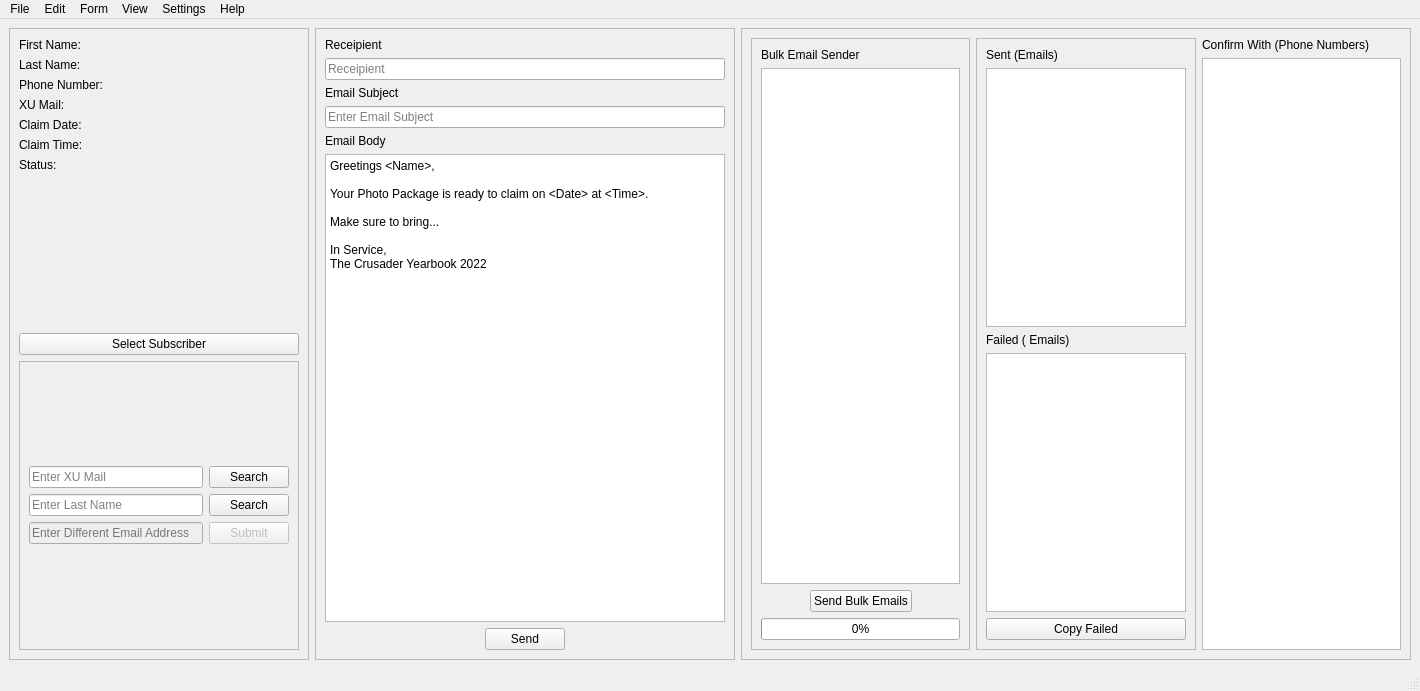
<?xml version="1.0" encoding="UTF-8"?>
<ui version="4.0">
 <class>MainWindow</class>
 <widget class="QMainWindow" name="MainWindow">
  <property name="geometry">
   <rect>
    <x>0</x>
    <y>0</y>
    <width>1420</width>
    <height>691</height>
   </rect>
  </property>
  <property name="minimumSize">
   <size>
    <width>1420</width>
    <height>691</height>
   </size>
  </property>
  <property name="windowTitle">
   <string>MainWindow</string>
  </property>
  <widget class="QWidget" name="centralwidget">
   <layout class="QHBoxLayout" name="horizontalLayout_2">
    <item>
     <layout class="QGridLayout" name="gridLayout_3">
      <item row="0" column="0">
       <widget class="QFrame" name="frame_2">
        <property name="minimumSize">
         <size>
          <width>300</width>
          <height>0</height>
         </size>
        </property>
        <property name="frameShape">
         <enum>QFrame::StyledPanel</enum>
        </property>
        <property name="frameShadow">
         <enum>QFrame::Raised</enum>
        </property>
        <layout class="QVBoxLayout" name="verticalLayout_2">
         <item>
          <layout class="QFormLayout" name="formLayout_2">
           <item row="0" column="0">
            <widget class="QLabel" name="fNameLabel">
             <property name="text">
              <string>First Name: </string>
             </property>
            </widget>
           </item>
           <item row="0" column="1">
            <widget class="QLabel" name="fName">
             <property name="autoFillBackground">
              <bool>true</bool>
             </property>
             <property name="text">
              <string/>
             </property>
            </widget>
           </item>
           <item row="1" column="0">
            <widget class="QLabel" name="lNameLabel">
             <property name="text">
              <string>Last Name: </string>
             </property>
            </widget>
           </item>
           <item row="1" column="1">
            <widget class="QLabel" name="lName">
             <property name="text">
              <string/>
             </property>
            </widget>
           </item>
           <item row="2" column="0">
            <widget class="QLabel" name="pNumLabel">
             <property name="text">
              <string>Phone Number:</string>
             </property>
            </widget>
           </item>
           <item row="2" column="1">
            <widget class="QLabel" name="pNumber">
             <property name="text">
              <string/>
             </property>
            </widget>
           </item>
           <item row="3" column="0">
            <widget class="QLabel" name="mailLabel">
             <property name="text">
              <string>XU Mail: </string>
             </property>
            </widget>
           </item>
           <item row="3" column="1">
            <widget class="QLabel" name="xuMail">
             <property name="text">
              <string/>
             </property>
            </widget>
           </item>
           <item row="4" column="0">
            <widget class="QLabel" name="claimDateLabel">
             <property name="text">
              <string>Claim Date: </string>
             </property>
            </widget>
           </item>
           <item row="4" column="1">
            <widget class="QLabel" name="claimDate">
             <property name="text">
              <string/>
             </property>
            </widget>
           </item>
           <item row="5" column="0">
            <widget class="QLabel" name="claimTimeLabel">
             <property name="text">
              <string>Claim Time: </string>
             </property>
            </widget>
           </item>
           <item row="5" column="1">
            <widget class="QLabel" name="claimTime">
             <property name="text">
              <string/>
             </property>
            </widget>
           </item>
           <item row="6" column="0">
            <widget class="QLabel" name="statusLabel">
             <property name="text">
              <string>Status:</string>
             </property>
            </widget>
           </item>
           <item row="6" column="1">
            <widget class="QLabel" name="status">
             <property name="text">
              <string/>
             </property>
            </widget>
           </item>
          </layout>
         </item>
         <item>
          <widget class="QPushButton" name="selectSubButton">
           <property name="text">
            <string>Select Subscriber</string>
           </property>
          </widget>
         </item>
         <item>
          <widget class="QFrame" name="frame">
           <property name="frameShape">
            <enum>QFrame::StyledPanel</enum>
           </property>
           <property name="frameShadow">
            <enum>QFrame::Raised</enum>
           </property>
           <layout class="QVBoxLayout" name="verticalLayout_3">
            <item>
             <layout class="QGridLayout" name="gridLayout">
              <item row="0" column="0">
               <widget class="QLineEdit" name="xuMailLineEdit">
                <property name="sizePolicy">
                 <sizepolicy hsizetype="Preferred" vsizetype="Fixed">
                  <horstretch>0</horstretch>
                  <verstretch>0</verstretch>
                 </sizepolicy>
                </property>
                <property name="minimumSize">
                 <size>
                  <width>0</width>
                  <height>0</height>
                 </size>
                </property>
                <property name="placeholderText">
                 <string>Enter XU Mail</string>
                </property>
               </widget>
              </item>
              <item row="0" column="1">
               <widget class="QPushButton" name="xuMailButton">
                <property name="sizePolicy">
                 <sizepolicy hsizetype="Fixed" vsizetype="Fixed">
                  <horstretch>0</horstretch>
                  <verstretch>0</verstretch>
                 </sizepolicy>
                </property>
                <property name="text">
                 <string>Search</string>
                </property>
               </widget>
              </item>
              <item row="1" column="0">
               <widget class="QLineEdit" name="lNameLineEdit">
                <property name="sizePolicy">
                 <sizepolicy hsizetype="Preferred" vsizetype="Fixed">
                  <horstretch>0</horstretch>
                  <verstretch>0</verstretch>
                 </sizepolicy>
                </property>
                <property name="minimumSize">
                 <size>
                  <width>0</width>
                  <height>0</height>
                 </size>
                </property>
                <property name="placeholderText">
                 <string>Enter Last Name</string>
                </property>
               </widget>
              </item>
              <item row="1" column="1">
               <widget class="QPushButton" name="lNameButton">
                <property name="sizePolicy">
                 <sizepolicy hsizetype="Fixed" vsizetype="Fixed">
                  <horstretch>0</horstretch>
                  <verstretch>0</verstretch>
                 </sizepolicy>
                </property>
                <property name="text">
                 <string>Search</string>
                </property>
               </widget>
              </item>
              <item row="2" column="0">
               <widget class="QLineEdit" name="lineEdit_2">
                <property name="enabled">
                 <bool>false</bool>
                </property>
                <property name="sizePolicy">
                 <sizepolicy hsizetype="Preferred" vsizetype="Fixed">
                  <horstretch>0</horstretch>
                  <verstretch>0</verstretch>
                 </sizepolicy>
                </property>
                <property name="minimumSize">
                 <size>
                  <width>0</width>
                  <height>0</height>
                 </size>
                </property>
                <property name="placeholderText">
                 <string>Enter Different Email Address</string>
                </property>
               </widget>
              </item>
              <item row="2" column="1">
               <widget class="QPushButton" name="pushButton">
                <property name="enabled">
                 <bool>false</bool>
                </property>
                <property name="sizePolicy">
                 <sizepolicy hsizetype="Fixed" vsizetype="Fixed">
                  <horstretch>0</horstretch>
                  <verstretch>0</verstretch>
                 </sizepolicy>
                </property>
                <property name="text">
                 <string>Submit</string>
                </property>
               </widget>
              </item>
             </layout>
            </item>
           </layout>
          </widget>
         </item>
        </layout>
       </widget>
      </item>
     </layout>
    </item>
    <item>
     <widget class="QFrame" name="frame_3">
      <property name="frameShape">
       <enum>QFrame::StyledPanel</enum>
      </property>
      <property name="frameShadow">
       <enum>QFrame::Raised</enum>
      </property>
      <layout class="QHBoxLayout" name="horizontalLayout">
       <item>
        <layout class="QVBoxLayout" name="verticalLayout">
         <item>
          <widget class="QLabel" name="receipientLabel">
           <property name="text">
            <string>Receipient</string>
           </property>
          </widget>
         </item>
         <item>
          <widget class="QLineEdit" name="receipentLineEdit">
           <property name="placeholderText">
            <string>Receipient</string>
           </property>
          </widget>
         </item>
         <item>
          <widget class="QLabel" name="subjectLabel">
           <property name="text">
            <string>Email Subject</string>
           </property>
          </widget>
         </item>
         <item>
          <widget class="QLineEdit" name="subjectLineEdit">
           <property name="placeholderText">
            <string>Enter Email Subject</string>
           </property>
          </widget>
         </item>
         <item>
          <widget class="QLabel" name="bodyLabel">
           <property name="text">
            <string>Email Body</string>
           </property>
          </widget>
         </item>
         <item>
          <widget class="QTextEdit" name="emailBodyText">
           <property name="sizePolicy">
            <sizepolicy hsizetype="Minimum" vsizetype="Expanding">
             <horstretch>0</horstretch>
             <verstretch>0</verstretch>
            </sizepolicy>
           </property>
           <property name="minimumSize">
            <size>
             <width>400</width>
             <height>0</height>
            </size>
           </property>
           <property name="html">
            <string>&lt;!DOCTYPE HTML PUBLIC &quot;-//W3C//DTD HTML 4.0//EN&quot; &quot;http://www.w3.org/TR/REC-html40/strict.dtd&quot;&gt;
&lt;html&gt;&lt;head&gt;&lt;meta name=&quot;qrichtext&quot; content=&quot;1&quot; /&gt;&lt;style type=&quot;text/css&quot;&gt;
p, li { white-space: pre-wrap; }
&lt;/style&gt;&lt;/head&gt;&lt;body style=&quot; font-family:'Ubuntu'; font-size:10pt; font-weight:400; font-style:normal;&quot;&gt;
&lt;p style=&quot; margin-top:0px; margin-bottom:0px; margin-left:0px; margin-right:0px; -qt-block-indent:0; text-indent:0px;&quot;&gt;&lt;span style=&quot; font-family:'Sans Serif'; font-size:9pt;&quot;&gt;Greetings &amp;lt;Name&amp;gt;,&lt;/span&gt;&lt;/p&gt;
&lt;p style=&quot;-qt-paragraph-type:empty; margin-top:0px; margin-bottom:0px; margin-left:0px; margin-right:0px; -qt-block-indent:0; text-indent:0px; font-family:'Sans Serif'; font-size:9pt;&quot;&gt;&lt;br /&gt;&lt;/p&gt;
&lt;p style=&quot; margin-top:0px; margin-bottom:0px; margin-left:0px; margin-right:0px; -qt-block-indent:0; text-indent:0px;&quot;&gt;&lt;span style=&quot; font-family:'Sans Serif'; font-size:9pt;&quot;&gt;Your Photo Package is ready to claim on &amp;lt;Date&amp;gt; at &amp;lt;Time&amp;gt;.&lt;/span&gt;&lt;/p&gt;
&lt;p style=&quot;-qt-paragraph-type:empty; margin-top:0px; margin-bottom:0px; margin-left:0px; margin-right:0px; -qt-block-indent:0; text-indent:0px; font-family:'Sans Serif'; font-size:9pt;&quot;&gt;&lt;br /&gt;&lt;/p&gt;
&lt;p style=&quot; margin-top:0px; margin-bottom:0px; margin-left:0px; margin-right:0px; -qt-block-indent:0; text-indent:0px;&quot;&gt;&lt;span style=&quot; font-family:'Sans Serif'; font-size:9pt;&quot;&gt;Make sure to bring...&lt;/span&gt;&lt;/p&gt;
&lt;p style=&quot;-qt-paragraph-type:empty; margin-top:0px; margin-bottom:0px; margin-left:0px; margin-right:0px; -qt-block-indent:0; text-indent:0px; font-family:'Sans Serif'; font-size:9pt;&quot;&gt;&lt;br /&gt;&lt;/p&gt;
&lt;p style=&quot; margin-top:0px; margin-bottom:0px; margin-left:0px; margin-right:0px; -qt-block-indent:0; text-indent:0px;&quot;&gt;&lt;span style=&quot; font-family:'Sans Serif'; font-size:9pt;&quot;&gt;In Service, &lt;/span&gt;&lt;/p&gt;
&lt;p style=&quot; margin-top:0px; margin-bottom:0px; margin-left:0px; margin-right:0px; -qt-block-indent:0; text-indent:0px;&quot;&gt;&lt;span style=&quot; font-family:'Sans Serif'; font-size:9pt;&quot;&gt;The Crusader Yearbook 2022&lt;/span&gt;&lt;/p&gt;&lt;/body&gt;&lt;/html&gt;</string>
           </property>
          </widget>
         </item>
         <item>
          <layout class="QGridLayout" name="gridLayout_2">
           <item row="0" column="0">
            <spacer name="horizontalSpacer">
             <property name="orientation">
              <enum>Qt::Horizontal</enum>
             </property>
             <property name="sizeHint" stdset="0">
              <size>
               <width>40</width>
               <height>20</height>
              </size>
             </property>
            </spacer>
           </item>
           <item row="0" column="1">
            <widget class="QPushButton" name="emailSendButton">
             <property name="sizePolicy">
              <sizepolicy hsizetype="Fixed" vsizetype="Fixed">
               <horstretch>0</horstretch>
               <verstretch>0</verstretch>
              </sizepolicy>
             </property>
             <property name="layoutDirection">
              <enum>Qt::LeftToRight</enum>
             </property>
             <property name="text">
              <string>Send</string>
             </property>
            </widget>
           </item>
           <item row="0" column="2">
            <spacer name="horizontalSpacer_2">
             <property name="orientation">
              <enum>Qt::Horizontal</enum>
             </property>
             <property name="sizeHint" stdset="0">
              <size>
               <width>40</width>
               <height>20</height>
              </size>
             </property>
            </spacer>
           </item>
          </layout>
         </item>
        </layout>
       </item>
      </layout>
     </widget>
    </item>
    <item>
     <widget class="QFrame" name="frame_4">
      <property name="frameShape">
       <enum>QFrame::StyledPanel</enum>
      </property>
      <property name="frameShadow">
       <enum>QFrame::Raised</enum>
      </property>
      <layout class="QHBoxLayout" name="horizontalLayout_3">
       <item>
        <widget class="QFrame" name="frame_5">
         <property name="frameShape">
          <enum>QFrame::StyledPanel</enum>
         </property>
         <property name="frameShadow">
          <enum>QFrame::Raised</enum>
         </property>
         <layout class="QVBoxLayout" name="verticalLayout_4">
          <item>
           <widget class="QLabel" name="label">
            <property name="text">
             <string>Bulk Email Sender</string>
            </property>
           </widget>
          </item>
          <item>
           <widget class="QTextEdit" name="bulkEmailsTextEdit"/>
          </item>
          <item>
           <layout class="QHBoxLayout" name="horizontalLayout_4">
            <item>
             <spacer name="horizontalSpacer_3">
              <property name="orientation">
               <enum>Qt::Horizontal</enum>
              </property>
              <property name="sizeHint" stdset="0">
               <size>
                <width>40</width>
                <height>20</height>
               </size>
              </property>
             </spacer>
            </item>
            <item>
             <widget class="QPushButton" name="bulkEmailSender">
              <property name="sizePolicy">
               <sizepolicy hsizetype="Fixed" vsizetype="Fixed">
                <horstretch>0</horstretch>
                <verstretch>0</verstretch>
               </sizepolicy>
              </property>
              <property name="text">
               <string>Send Bulk Emails</string>
              </property>
             </widget>
            </item>
            <item>
             <spacer name="horizontalSpacer_4">
              <property name="orientation">
               <enum>Qt::Horizontal</enum>
              </property>
              <property name="sizeHint" stdset="0">
               <size>
                <width>40</width>
                <height>20</height>
               </size>
              </property>
             </spacer>
            </item>
           </layout>
          </item>
          <item>
           <widget class="QProgressBar" name="bulkEmailProgressBar">
            <property name="value">
             <number>0</number>
            </property>
           </widget>
          </item>
         </layout>
        </widget>
       </item>
       <item>
        <widget class="QFrame" name="frame_6">
         <property name="frameShape">
          <enum>QFrame::StyledPanel</enum>
         </property>
         <property name="frameShadow">
          <enum>QFrame::Raised</enum>
         </property>
         <layout class="QVBoxLayout" name="verticalLayout_5">
          <item>
           <widget class="QLabel" name="sentTableLabel">
            <property name="text">
             <string>Sent (Emails)</string>
            </property>
           </widget>
          </item>
          <item>
           <widget class="QListWidget" name="sentListWidget"/>
          </item>
          <item>
           <widget class="QLabel" name="failedTableLabel">
            <property name="text">
             <string>Failed ( Emails)</string>
            </property>
           </widget>
          </item>
          <item>
           <widget class="QListWidget" name="failedListWidget"/>
          </item>
          <item>
           <widget class="QPushButton" name="pushButton_2">
            <property name="text">
             <string>Copy Failed</string>
            </property>
           </widget>
          </item>
         </layout>
        </widget>
       </item>
       <item>
        <layout class="QVBoxLayout" name="verticalLayout_6">
         <item>
          <widget class="QLabel" name="label_2">
           <property name="text">
            <string>Confirm With (Phone Numbers)</string>
           </property>
          </widget>
         </item>
         <item>
          <widget class="QListWidget" name="listWidget"/>
         </item>
        </layout>
       </item>
      </layout>
     </widget>
    </item>
   </layout>
  </widget>
  <widget class="QMenuBar" name="menubar">
   <property name="geometry">
    <rect>
     <x>0</x>
     <y>0</y>
     <width>1420</width>
     <height>22</height>
    </rect>
   </property>
   <widget class="QMenu" name="menuFile">
    <property name="title">
     <string>File</string>
    </property>
    <widget class="QMenu" name="menuUse_different_File">
     <property name="title">
      <string>Use different File</string>
     </property>
     <addaction name="actionGoogle_Sheets"/>
     <addaction name="actionExcel_File"/>
    </widget>
    <addaction name="menuUse_different_File"/>
   </widget>
   <widget class="QMenu" name="menuEdit">
    <property name="title">
     <string>Edit</string>
    </property>
    <addaction name="actionApplication_Key"/>
   </widget>
   <widget class="QMenu" name="menuForm">
    <property name="title">
     <string>Form</string>
    </property>
   </widget>
   <widget class="QMenu" name="menuView">
    <property name="title">
     <string>View</string>
    </property>
    <addaction name="actionCurrent_Google_Form"/>
   </widget>
   <widget class="QMenu" name="menuSettings">
    <property name="title">
     <string>Settings</string>
    </property>
    <widget class="QMenu" name="menuChange_Template">
     <property name="title">
      <string>Change Template</string>
     </property>
     <addaction name="actionEmail"/>
     <addaction name="actionSubject"/>
     <addaction name="actionQR_Text"/>
    </widget>
    <addaction name="menuChange_Template"/>
   </widget>
   <widget class="QMenu" name="menuHelp">
    <property name="title">
     <string>Help</string>
    </property>
   </widget>
   <addaction name="menuFile"/>
   <addaction name="menuEdit"/>
   <addaction name="menuForm"/>
   <addaction name="menuView"/>
   <addaction name="menuSettings"/>
   <addaction name="menuHelp"/>
  </widget>
  <widget class="QStatusBar" name="statusbar"/>
  <action name="actionEmail">
   <property name="text">
    <string>Email</string>
   </property>
  </action>
  <action name="actionSubject">
   <property name="text">
    <string>Subject</string>
   </property>
  </action>
  <action name="actionApplication_Key">
   <property name="text">
    <string>Application Key</string>
   </property>
  </action>
  <action name="actionGoogle_Sheets">
   <property name="text">
    <string>Google Sheets</string>
   </property>
  </action>
  <action name="actionExcel_File">
   <property name="text">
    <string>Excel File</string>
   </property>
  </action>
  <action name="actionCurrent_Google_Form">
   <property name="text">
    <string>Inspect Google Form</string>
   </property>
  </action>
  <action name="actionQR_Text">
   <property name="text">
    <string>QR Text</string>
   </property>
  </action>
 </widget>
 <resources>
 </resources>
 <connections/>
</ui>
